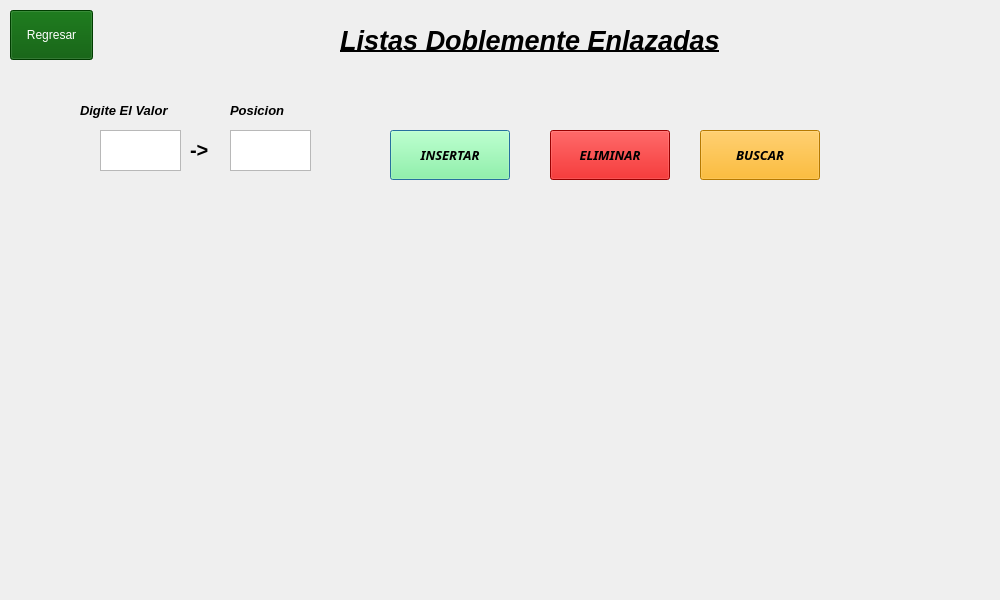
<?xml version="1.0" encoding="UTF-8"?>
<ui version="4.0">
 <class>lineal2Dialog</class>
 <widget class="QDialog" name="lineal2Dialog">
  <property name="geometry">
   <rect>
    <x>0</x>
    <y>0</y>
    <width>1000</width>
    <height>600</height>
   </rect>
  </property>
  <property name="windowTitle">
   <string>Dialog</string>
  </property>
  <widget class="QLabel" name="label">
   <property name="geometry">
    <rect>
     <x>280</x>
     <y>20</y>
     <width>500</width>
     <height>40</height>
    </rect>
   </property>
   <property name="font">
    <font>
     <pointsize>20</pointsize>
     <italic>true</italic>
     <bold>true</bold>
     <underline>true</underline>
    </font>
   </property>
   <property name="text">
    <string>Listas Doblemente Enlazadas</string>
   </property>
   <property name="alignment">
    <set>Qt::AlignCenter</set>
   </property>
  </widget>
  <widget class="QLabel" name="label_2">
   <property name="geometry">
    <rect>
     <x>80</x>
     <y>100</y>
     <width>121</width>
     <height>20</height>
    </rect>
   </property>
   <property name="font">
    <font>
     <pointsize>10</pointsize>
     <italic>true</italic>
     <bold>true</bold>
    </font>
   </property>
   <property name="text">
    <string>Digite El Valor</string>
   </property>
  </widget>
  <widget class="QTextEdit" name="txt_value">
   <property name="geometry">
    <rect>
     <x>100</x>
     <y>130</y>
     <width>81</width>
     <height>41</height>
    </rect>
   </property>
   <property name="cursor" stdset="0">
    <cursorShape>IBeamCursor</cursorShape>
   </property>
  </widget>
  <widget class="QPushButton" name="btn_insert">
   <property name="geometry">
    <rect>
     <x>390</x>
     <y>130</y>
     <width>120</width>
     <height>50</height>
    </rect>
   </property>
   <property name="font">
    <font>
     <family>Rockwell</family>
     <pointsize>10</pointsize>
     <italic>true</italic>
     <bold>true</bold>
    </font>
   </property>
   <property name="cursor">
    <cursorShape>PointingHandCursor</cursorShape>
   </property>
   <property name="styleSheet">
    <string notr="true">background-color: rgb(124, 255, 144);
color: rgb(0, 0, 0);</string>
   </property>
   <property name="text">
    <string>INSERTAR</string>
   </property>
  </widget>
  <widget class="QPushButton" name="btn_delete">
   <property name="geometry">
    <rect>
     <x>550</x>
     <y>130</y>
     <width>120</width>
     <height>50</height>
    </rect>
   </property>
   <property name="font">
    <font>
     <family>Rockwell</family>
     <pointsize>10</pointsize>
     <italic>true</italic>
     <bold>true</bold>
    </font>
   </property>
   <property name="cursor">
    <cursorShape>PointingHandCursor</cursorShape>
   </property>
   <property name="styleSheet">
    <string notr="true">
background-color: rgb(214, 0, 0);
color: rgb(0, 0, 0);</string>
   </property>
   <property name="text">
    <string>ELIMINAR</string>
   </property>
  </widget>
  <widget class="QPushButton" name="pushButton_3">
   <property name="geometry">
    <rect>
     <x>700</x>
     <y>130</y>
     <width>120</width>
     <height>50</height>
    </rect>
   </property>
   <property name="font">
    <font>
     <family>Rockwell</family>
     <pointsize>10</pointsize>
     <italic>true</italic>
     <bold>true</bold>
    </font>
   </property>
   <property name="cursor">
    <cursorShape>PointingHandCursor</cursorShape>
   </property>
   <property name="styleSheet">
    <string notr="true">background-color: rgb(255, 170, 0);
color: rgb(0, 0, 0);</string>
   </property>
   <property name="text">
    <string>BUSCAR</string>
   </property>
  </widget>
  <widget class="QLabel" name="label_3">
   <property name="geometry">
    <rect>
     <x>20</x>
     <y>240</y>
     <width>961</width>
     <height>541</height>
    </rect>
   </property>
   <property name="text">
    <string/>
   </property>
   <property name="alignment">
    <set>Qt::AlignLeading|Qt::AlignLeft|Qt::AlignTop</set>
   </property>
  </widget>
  <widget class="QPushButton" name="btn_regresarLD">
   <property name="geometry">
    <rect>
     <x>10</x>
     <y>10</y>
     <width>83</width>
     <height>50</height>
    </rect>
   </property>
   <property name="cursor">
    <cursorShape>PointingHandCursor</cursorShape>
   </property>
   <property name="styleSheet">
    <string notr="true">color: rgb(255, 255, 255);
background-color: rgb(0, 85, 0);</string>
   </property>
   <property name="text">
    <string>Regresar</string>
   </property>
  </widget>
  <widget class="QTextEdit" name="txt_value2">
   <property name="geometry">
    <rect>
     <x>230</x>
     <y>130</y>
     <width>81</width>
     <height>41</height>
    </rect>
   </property>
   <property name="cursor" stdset="0">
    <cursorShape>IBeamCursor</cursorShape>
   </property>
  </widget>
  <widget class="QLabel" name="label_4">
   <property name="geometry">
    <rect>
     <x>190</x>
     <y>140</y>
     <width>31</width>
     <height>20</height>
    </rect>
   </property>
   <property name="font">
    <font>
     <pointsize>15</pointsize>
     <bold>true</bold>
    </font>
   </property>
   <property name="text">
    <string>-&gt;</string>
   </property>
  </widget>
  <widget class="QLabel" name="label_5">
   <property name="geometry">
    <rect>
     <x>230</x>
     <y>100</y>
     <width>71</width>
     <height>20</height>
    </rect>
   </property>
   <property name="font">
    <font>
     <pointsize>10</pointsize>
     <italic>true</italic>
     <bold>true</bold>
    </font>
   </property>
   <property name="text">
    <string>Posicion</string>
   </property>
  </widget>
 </widget>
 <resources/>
 <connections/>
</ui>
